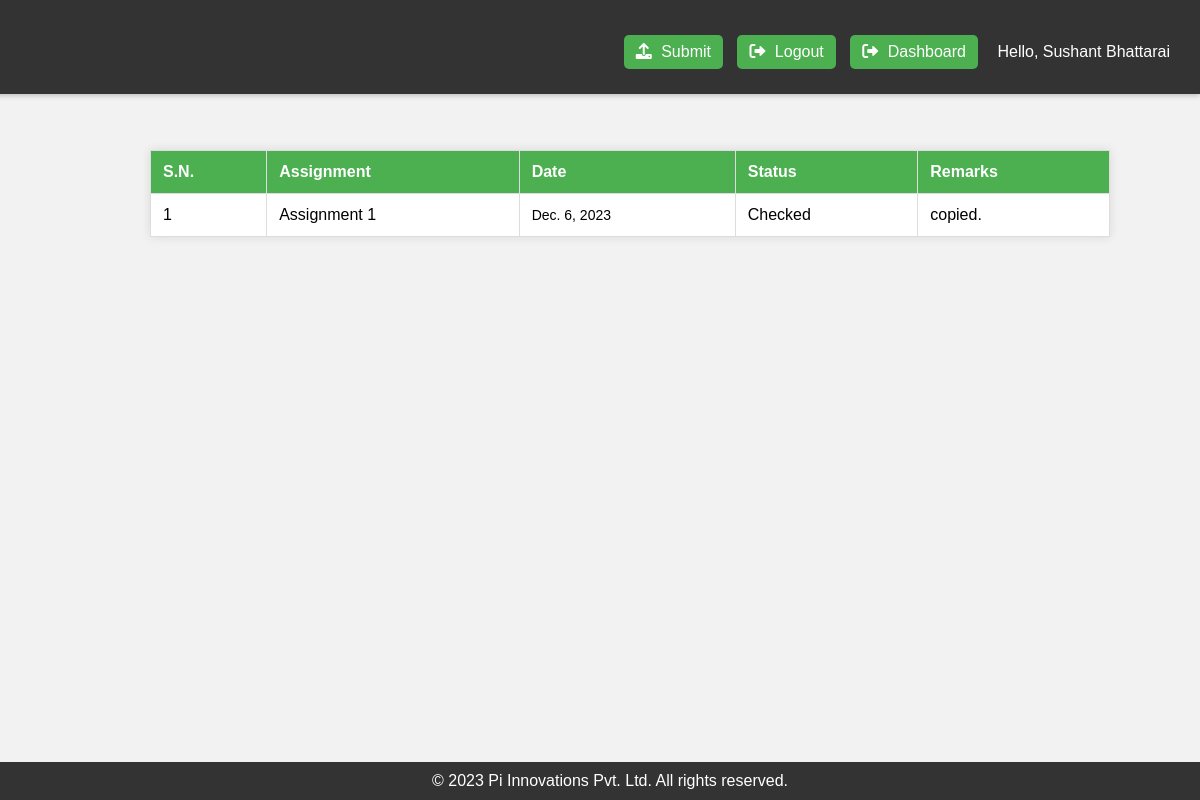
Before: / (signed in) with the older database file.
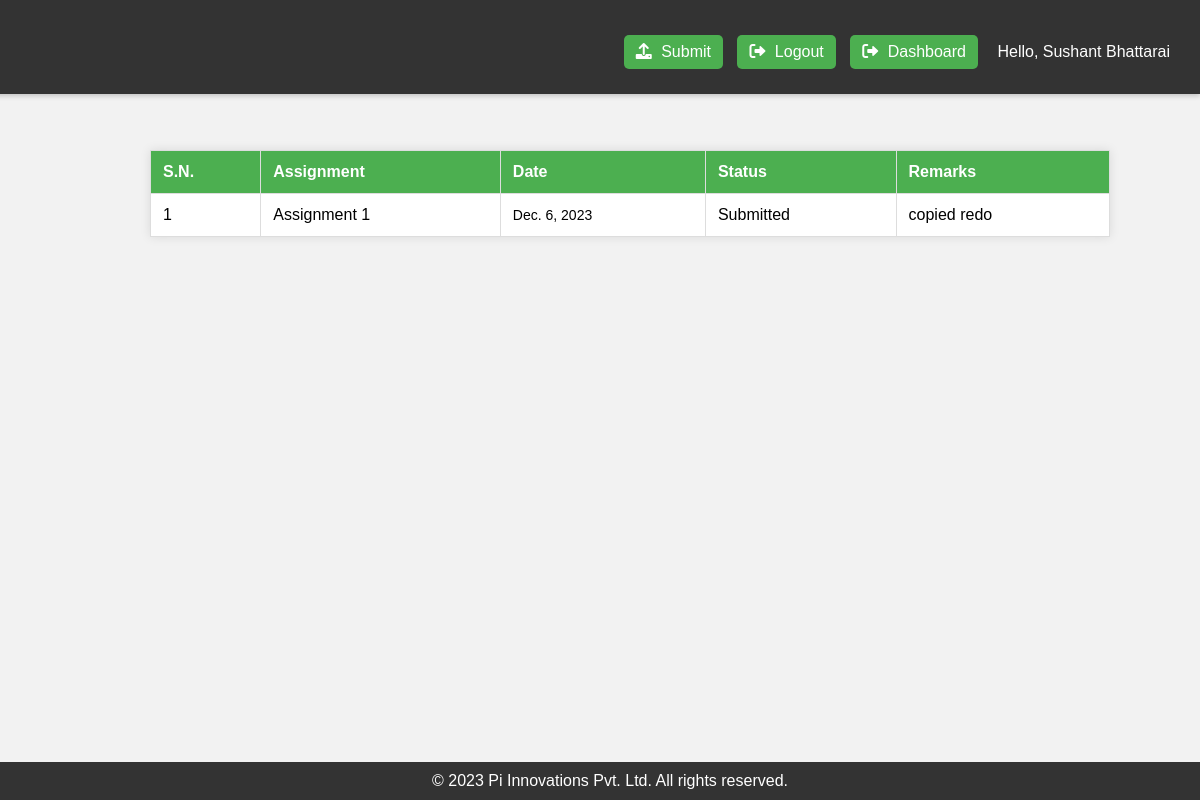
After: the same page with the newer database file.
### assignmentapp/models.py (models this page shows, shortened)
class Student(models.Model):
    user = models.OneToOneField(User, on_delete=models.CASCADE)
    name = models.CharField(max_length = 30)
    password = models.CharField(max_length = 30)
    contact = models.CharField(max_length = 10)
    faculty = models.CharField(max_length = 10,choices=(('BIT','BIT'),
                                                        ('B.Sc CSIT','B.Sc CSIT')))
    rollno = models.CharField(max_length = 15)
    semester = models.CharField(max_length = 10,choices = (('1st','1st'),
                                                            ('2nd','2nd'),
                                                            ('3rd','3rd'),
                                                            ('4th','4th'),
                                                            ('5th','5th'),
                                                            ('6th','6th'),
                                                            ('7th','7th'),
                                                            ('8th','8th')))
    section = models.CharField(max_length = 10,choices=(('A','A'),
                                                        ('B','B')))
    isteacher = models.BooleanField(default=False)

class Assignment(models.Model):
    title = models.CharField(max_length=200)
    uploadedDate = models.DateField(auto_now_add=True,null=True,blank=True)
    uploaded_by = models.ForeignKey(User, on_delete=models.CASCADE)
    file = models.FileField(upload_to='assignments/')
    status = models.CharField(max_length = 10,choices = (('Checked','Checked'),
                                                        ('Submitted','Submitted')),default='Submitted')
    remarks = models.TextField(default="No Remarks")

### assignmentapp/views.py (the view)
# urls.py: path('',views.home,name='home'),
def home(request):
    stu = None
    if request.user.is_authenticated:
        assignments = Assignment.objects.filter(uploaded_by=request.user)
        stu = Student.objects.get(user=request.user)
    else:
        assignments = []
    return render(request, 'home.html', {'assignments': assignments,'student':stu})

### templates/home.html (shortened to what this page needs)
<!DOCTYPE html>
<html lang="en">
<head>
    <link rel="stylesheet" href="https://cdnjs.cloudflare.com/ajax/libs/font-awesome/6.0.0/css/all.min.css">
</head>
<body>
    <nav>
        <div class="container">
            {% if user.is_authenticated %}
                <button onclick="location.href='{% url 'submit' %}'"><i class="fas fa-upload"></i> Submit</button>
                <button onclick="location.href='{% url 'logout' %}'"><i class="fas fa-sign-out-alt"></i> Logout</button>
                <button onclick="location.href='{% url 'dashboard' %}'"><i class="fas fa-sign-out-alt"></i> Dashboard</button>
                <span>Hello, {{ student.name }}</span>
            {% else %}
                <button onclick="location.href='{% url 'register' %}'"><i class="fas fa-user-plus"></i> Register</button>
                <button onclick="location.href='{% url 'login' %}'"><i class="fas fa-sign-in-alt"></i> Login</button>
            {% endif %}
        </div>
    </nav>
    {% if user.is_authenticated %}
    <table>
        <thead>
            <tr>
                <th>S.N.</th>
                <th>Assignment</th>
                <th>Date </th>
                <th>Status</th>
                <th>Remarks</th>
            </tr>
        </thead>
        <tbody>
            {% for assignment in assignments %}
            <tr>
                <td>{{ forloop.counter }}</td>
                <td>{{ assignment.title }}</td>
                <td>{{ assignment.uploadedDate }}</td>
                <td>{{ assignment.status }}</td>
                <td>{{ assignment.remarks }}</td>
            </tr>
            {% endfor %}
        </tbody>
    </table>
    {% endif %}
    <footer>
        &copy; 2023 Pi Innovations Pvt. Ltd. All rights reserved.
    </footer>
</body>
</html>

### templates/home.html (style rules this page uses)
body { font-family: 'Arial', sans-serif; margin: 0; padding: 0; background-color: #f2f2f2; }
nav { background-color: #333; color: white; padding: 5px 10px; position: fixed; top: 0; right: 0; width: 100%; text-align: right; box-shadow: 0 2px 5px rgba(0, 0, 0, 0.2); }
nav button { background-color: #4CAF50; color: white; border: none; padding: 8px 12px; margin-left: 10px; cursor: pointer; font-size: 16px; border-radius: 5px; transition: background-color 0.3s ease; }
.container { padding: 20px; margin-top: 10px; }
table { width: 80%; border-collapse: collapse; margin-top: 150px; box-shadow: 0 0 10px rgba(0, 0, 0, 0.1); background-color: white; margin-left: 150px; }
th, td { border: 1px solid #ddd; padding: 12px; text-align: left; }
th { background-color: #4CAF50; color: white; }
td:nth-child(3) { font-size: 14px; }
footer { background-color: #333; color: white; padding: 10px; text-align: center; position: fixed; bottom: 0; width: 100%; }
nav i { margin-right: 5px; }
span { padding-left: 15px; }

Changed rows visible on the page:
changed Assignment "Assignment 1": status "Checked" → "Submitted"; remarks "copied." → "copied redo"
